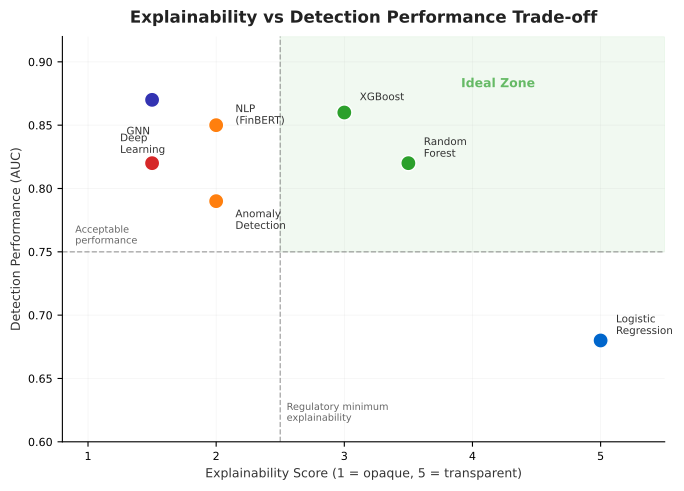

Source code (Python):
#!/usr/bin/env python3
"""Explainability vs Detection Performance -- Section 05 Adversarial & Regulatory.

Scatter plot showing the tradeoff between model explainability (x-axis, 1-5)
and detection performance (y-axis, AUC 0.6-0.9). Regulatory threshold lines
and acceptable-quadrant shading included.
"""

import pathlib
import numpy as np
import matplotlib.pyplot as plt
import matplotlib.patches as mpatches

# -- colour palette -----------------------------------------------------------
mlblue = (0 / 255, 102 / 255, 204 / 255)
mlpurple = (51 / 255, 51 / 255, 178 / 255)
mllavender = (173 / 255, 173 / 255, 224 / 255)
mlorange = (255 / 255, 127 / 255, 14 / 255)
mlgreen = (44 / 255, 160 / 255, 44 / 255)
mlred = (214 / 255, 39 / 255, 40 / 255)

# -- data ---------------------------------------------------------------------
models = {
    "Logistic\nRegression": (5.0, 0.68, mlblue),
    "Random\nForest":       (3.5, 0.82, mlgreen),
    "XGBoost":              (3.0, 0.86, mlgreen),
    "Deep\nLearning":       (1.5, 0.82, mlred),
    "Anomaly\nDetection":   (2.0, 0.79, mlorange),
    "GNN":                  (1.5, 0.87, mlpurple),
    "NLP\n(FinBERT)":       (2.0, 0.85, mlorange),
}

# -- figure -------------------------------------------------------------------
fig, ax = plt.subplots(figsize=(7, 5))

# Shade acceptable quadrant (high explainability >= 2.5 AND high perf >= 0.75)
ax.axhspan(0.75, 0.92, xmin=(2.5 - 0.8) / (5.5 - 0.8), xmax=1.0,
           color=mlgreen, alpha=0.07, zorder=0)

# Threshold lines
ax.axvline(x=2.5, color="#888888", linestyle="--", linewidth=1, alpha=0.7)
ax.axhline(y=0.75, color="#888888", linestyle="--", linewidth=1, alpha=0.7)

ax.text(2.55, 0.615, "Regulatory minimum\nexplainability", fontsize=7,
        color="#666666", va="bottom")
ax.text(0.9, 0.755, "Acceptable\nperformance", fontsize=7,
        color="#666666", va="bottom")

# Plot models
for name, (x, y, color) in models.items():
    ax.scatter(x, y, s=120, c=[color], edgecolors="white", linewidth=1,
              zorder=5)
    # Offset labels to avoid overlap
    offset_x, offset_y = 0.12, 0.012
    if "GNN" in name:
        offset_x = -0.20
        offset_y = -0.025
    elif "Deep" in name:
        offset_x = -0.25
        offset_y = 0.015
    elif "Anomaly" in name:
        offset_x = 0.15
        offset_y = -0.015
    elif "NLP" in name:
        offset_x = 0.15
        offset_y = 0.008
    ax.annotate(name, (x, y), xytext=(x + offset_x, y + offset_y),
                fontsize=7.5, color="#333333", va="center")

# Acceptable-zone label
ax.text(4.2, 0.88, "Ideal Zone", fontsize=9, fontweight="bold",
        color=mlgreen, alpha=0.7, ha="center")

ax.set_xlabel("Explainability Score (1 = opaque, 5 = transparent)",
              fontsize=9, color="#333333")
ax.set_ylabel("Detection Performance (AUC)", fontsize=9, color="#333333")
ax.set_xlim(0.8, 5.5)
ax.set_ylim(0.60, 0.92)
ax.set_title("Explainability vs Detection Performance Trade-off",
             fontsize=12, fontweight="bold", pad=10, color="#222222")

ax.spines["top"].set_visible(False)
ax.spines["right"].set_visible(False)
ax.tick_params(labelsize=8)
ax.grid(alpha=0.15, linewidth=0.5)

plt.tight_layout()

# -- save ---------------------------------------------------------------------
out_dir = pathlib.Path(__file__).parent
fig.savefig(out_dir / "03_explainability_tradeoff.pdf", bbox_inches="tight")
fig.savefig(out_dir / "thumb.png", dpi=150, bbox_inches="tight")
plt.close(fig)
print(f"Saved to {out_dir}")
